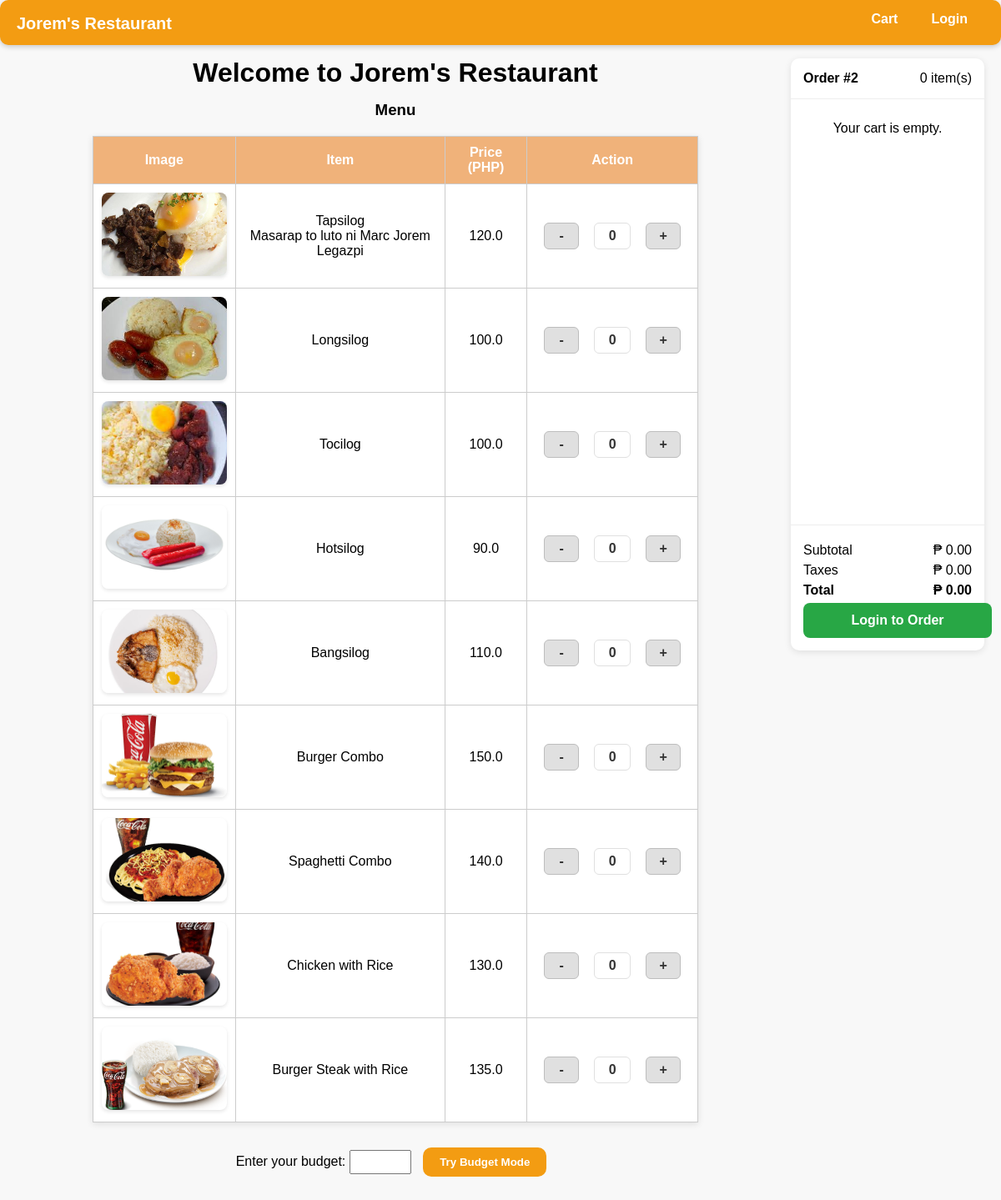
The page / on the database its author committed.
### tables this page shows
CREATE TABLE menu_items (
    id INTEGER PRIMARY KEY AUTOINCREMENT,
    name TEXT NOT NULL,
    price REAL NOT NULL,
    image TEXT
);

### restaurant.py (the view)
@app.route("/")
def index():
    menu = get_menu_items()
    session["cart"] = _ensure_cart_schema(session.get("cart", []))
    cart = session.get("cart", [])
    menu_list = []
    for item in menu:
        item_dict = dict(item)
        item_dict["quantity"] = 0
        for cart_item in cart:
            if cart_item["name"] == item_dict["name"]:
                item_dict["quantity"] = cart_item["qty"]
                break
        menu_list.append(item_dict)
    order_number = get_next_order_number()
    subtotal, taxes, total = _cart_summary(cart)
    return render_template("index.html", menu=menu_list, cart=cart, order_number=order_number, subtotal=subtotal, taxes=taxes, total=total)

### crud.py (called while the page is built)
def get_connection():
    conn = sqlite3.connect(DATABASE)
    conn.row_factory = sqlite3.Row
    return conn

def get_menu_items():
    conn = get_connection()
    cursor = conn.cursor()
    cursor.execute("SELECT * FROM menu_items")
    items = cursor.fetchall()
    conn.close()
    return items

def get_next_order_number():
    conn = get_connection()
    cursor = conn.cursor()
    cursor.execute("SELECT COALESCE(MAX(id), 0) + 1 AS next_id FROM orders")
    row = cursor.fetchone()
    conn.close()
    return row[0] if row else 1

### restaurant.py (called while the page is built, shortened)
def _ensure_cart_schema(cart_items):
    if not cart_items:
        return []

def _cart_summary(cart_items):
    subtotal = sum(item["subtotal"] for item in cart_items)
    taxes = round(subtotal * 0.12, 2)  # 12% VAT
    total = round(subtotal + taxes, 2)
    return subtotal, taxes, total

### templates/index.html (shortened to what this page needs)
<!DOCTYPE html>
<html>
<head>
</head>
<body>
    <div class="navbar">
        <a class="brand" href="/"> Jorem's Restaurant</a>
        <div class="navbar-right">
            <a href="{{ url_for('cart') }}">Cart</a>
            {% if session.logged_in %}
                <a href="{{ url_for('logout') }}">Logout </a>
            {% else %}
                <a href="{{ url_for('login') }}">Login</a>
            {% endif %}
        </div>
    </div>
    <div class="page-container">
        <div class="menu-section">
            <h1>Welcome to Jorem's Restaurant</h1>
            <h3>Menu</h3>
            <table>
                <tr>
                    <th>Image</th>
                    <th>Item</th>
                    <th>Price (PHP)</th>
                    <th>Action</th>
                </tr>
                {% for item in menu %}
                <tr>
                    <td>
                        <img src="{{ url_for('static', filename=item.image) }}" alt="{{ item.name }}">
                    </td>
                    <td>{{ item.name | safe}}</td>
                    <td>{{ item.price }}</td>
                    <td>
                        <div class="add-to-cart-form">
                            <form action="{{ url_for('update_cart') }}" method="post" style="display: inline;">
                                <button type="submit" class="quantity-btn">-</button>
                            </form>
                            <span class="quantity-display">{{ item.quantity }}</span>
                            <form action="{{ url_for('update_cart') }}" method="post" style="display: inline;">
                                <button type="submit" class="quantity-btn">+</button>
                            </form>
                        </div>
                    </td>
                </tr>
                {% endfor %}
            </table>
            <div class="action-container">
                <form action="/budget_mode" method="post">
                    <label>Enter your budget:
                        <input type="number" name="budget_value" required>
                    </label>
                    <button type="submit">Try Budget Mode</button>
                </form>
            </div>
        </div>
        <aside class="cart-sidebar">
            <div class="cart-header">
                <div><strong>Order #{{ order_number }}</strong></div>
                <div>{{ cart|length }} item(s)</div>
            </div>
            <div class="cart-items">
                {% if cart and cart|length > 0 %}
                    {% for item in cart %}
                    <div class="cart-item">
                        <img src="{{ url_for('static', filename=item.image) }}" alt="{{ item.name }}">
                        <div class="cart-item-info">
                            <div class="cart-item-name">{{ item.name }}</div>
                            <div class="cart-item-price">₱ {{ '%.2f'|format(item.price) }}</div>
                            <div class="cart-qty-controls">
                                <form action="{{ url_for('update_cart') }}" method="post" style="display:inline;">
                                    <input type="hidden" name="item_id" value="{{ item.id }}">
                                    <input type="hidden" name="change" value="-1">
                                    <button type="submit" class="quantity-btn">-</button>
                                </form>
                                <span class="quantity-display">{{ item.qty }}</span>
                                <form action="{{ url_for('update_cart') }}" method="post" style="display:inline;">
                                    <input type="hidden" name="item_id" value="{{ item.id }}">
                                    <input type="hidden" name="change" value="1">
                                    <button type="submit" class="quantity-btn">+</button>
                                </form>
                                <form action="{{ url_for('remove_item') }}" method="post" style="display:inline; margin-left:8px;">
                                    <input type="hidden" name="item_name" value="{{ item.name }}">
                                    <button type="submit" class="trash-btn" title="Remove">
                                        <img src="{{ url_for('static', filename='images/trash.png') }}" alt="Remove">
                                    </button>
                                </form>
                            </div>
                        </div>
                        <div><strong>₱ {{ '%.2f'|format(item.subtotal) }}</strong></div>
                    </div>
                    {% endfor %}
                {% else %}
                    <p>Your cart is empty.</p>
                {% endif %}
            </div>
            <div class="cart-footer">
                <div class="totals-row"><span>Subtotal</span><span>₱ {{ '%.2f'|format(subtotal) }}</span></div>
                <div class="totals-row"><span>Taxes</span><span>₱ {{ '%.2f'|format(taxes) }}</span></div>
                <div class="totals-row" style="font-weight:bold;"><span>Total</span><span>₱ {{ '%.2f'|format(total) }}</span></div>
                {% if session.logged_in %}
                <form action="{{ url_for('checkout_confirm') }}" method="post">
                    <button type="submit" class="order-btn">Order</button>
                </form>
                {% else %}
                <a href="{{ url_for('login') }}" class="order-btn" style="display:inline-block; text-align:center; text-decoration:none;">Login to Order</a>
                {% endif %}
            </div>
        </aside>
    </div>
</body>
</html>

### templates/index.html (style rules this page uses)
body { font-family: Arial, sans-serif; text-align: center; background-color: #f8f8f8; margin: 0; padding: 0; padding-bottom: 50px; }
h1, h3 { margin: 15px 0; }
table { margin: 20px auto; border-collapse: collapse; width: 80%; background-color: #fff; box-shadow: 0px 2px 8px rgba(0,0,0,0.1); }
th, td { border: 1px solid #ccc; padding: 10px; text-align: center; vertical-align: middle; }
th { background-color: #f0b27a; color: white; font-size: 16px; }
input[type="number"] { width: 60px; padding: 5px; }
td img { width: 150px; height: 100px; object-fit: cover; border-radius: 8px; box-shadow: 0 2px 4px rgba(0,0,0,0.1); }
button { padding: 10px 20px; margin: 10px; background-color: #f39c12; border: none; border-radius: 10px; cursor: pointer; font-weight: bold; color: white; }
form { margin-bottom: 20px; }
a { text-decoration: none; color: #f39c12; font-weight: bold; }
.navbar { background-color: #f39c12; overflow: hidden; position: sticky; top: 0; width: 100%; z-index: 1000; box-shadow: 0px 2px 6px rgba(0,0,0,0.2); border-radius: 10px; }
.navbar a { float: left; display: block; color: white; font-weight: bold; text-align: center; padding: 14px 20px; text-decoration: none; transition: 0.3s; }
.navbar .brand { float: left; margin-top: 3px; font-size: 20px; font-weight: bold; }
.navbar-right { float: right; margin-right: 20px; }
.action-container { display: flex; justify-content: center; align-items: center; gap: 20px; margin-top: 20px; padding-bottom: 20px; }
.action-container form { margin-bottom: 0; }
.add-to-cart-form { display: inline-flex; align-items: center; justify-content: center; gap: 8px; }
.add-to-cart-form form { margin: 0; }
.quantity-btn { width: 32px; height: 32px; line-height: 32px; box-sizing: border-box; border: 1px solid #bdbdbd; border-radius: 6px; background-color: #e0e0e0; color: #333; font-weight: 700; cursor: pointer; display: inline-flex; align-items: center; justify-content: center; font-size: 16px; }
.quantity-display { min-width: 44px; height: 32px; line-height: 32px; box-sizing: border-box; display: inline-flex; align-items: center; justify-content: center; text-align: center; font-weight: 700; padding: 0 8px; border: 1px solid #e0e0e0; border-radius: 6px; background: #fff; color: #333; vertical-align: middle; }
.quantity-btn { vertical-align: middle; }
.page-container { display: flex; gap: 20px; align-items: flex-start; padding: 0 20px; }
.menu-section { flex: 1 1 70%; }
.cart-sidebar { flex: 0 0 20%; background: #fff; border-radius: 10px; box-shadow: 0 2px 8px rgba(0,0,0,0.1); position: sticky; top: 70px; height: calc(100vh - 90px); display: flex; flex-direction: column; }
.cart-header { padding: 15px; border-bottom: 1px solid #eee; display: flex; justify-content: space-between; align-items: center; }
.cart-items { overflow-y: auto; padding: 10px 15px; }
.cart-footer { margin-top: auto; padding: 15px; border-top: 1px solid #eee; text-align: left; }
.totals-row { display: flex; justify-content: space-between; margin: 6px 0; }
.order-btn { width: 100%; background: #28a745; border: none; color: #fff; padding: 12px; border-radius: 8px; cursor: pointer; font-weight: bold; }

### rows shown on the page
menu_items: image (picture), name "Tapsilog Masarap to luto ni Marc Jorem Legazpi", price "120.0", quantity "0"
menu_items: image (picture), name "Longsilog", price "100.0", quantity "0"
menu_items: image (picture), name "Tocilog", price "100.0", quantity "0"
menu_items: image (picture), name "Hotsilog", price "90.0", quantity "0"
menu_items: image (picture), name "Bangsilog", price "110.0", quantity "0"
menu_items: image (picture), name "Burger Combo", price "150.0", quantity "0"
menu_items: image (picture), name "Spaghetti Combo", price "140.0", quantity "0"
menu_items: image (picture), name "Chicken with Rice", price "130.0", quantity "0"
menu_items: image (picture), name "Burger Steak with Rice", price "135.0", quantity "0"

### other values the page prints
{{ order_number }} "2"
{{ cart|length }} "0"
{{ '%.2f'|format(subtotal) }} "0.00"
{{ '%.2f'|format(taxes) }} "0.00"
{{ '%.2f'|format(total) }} "0.00"
